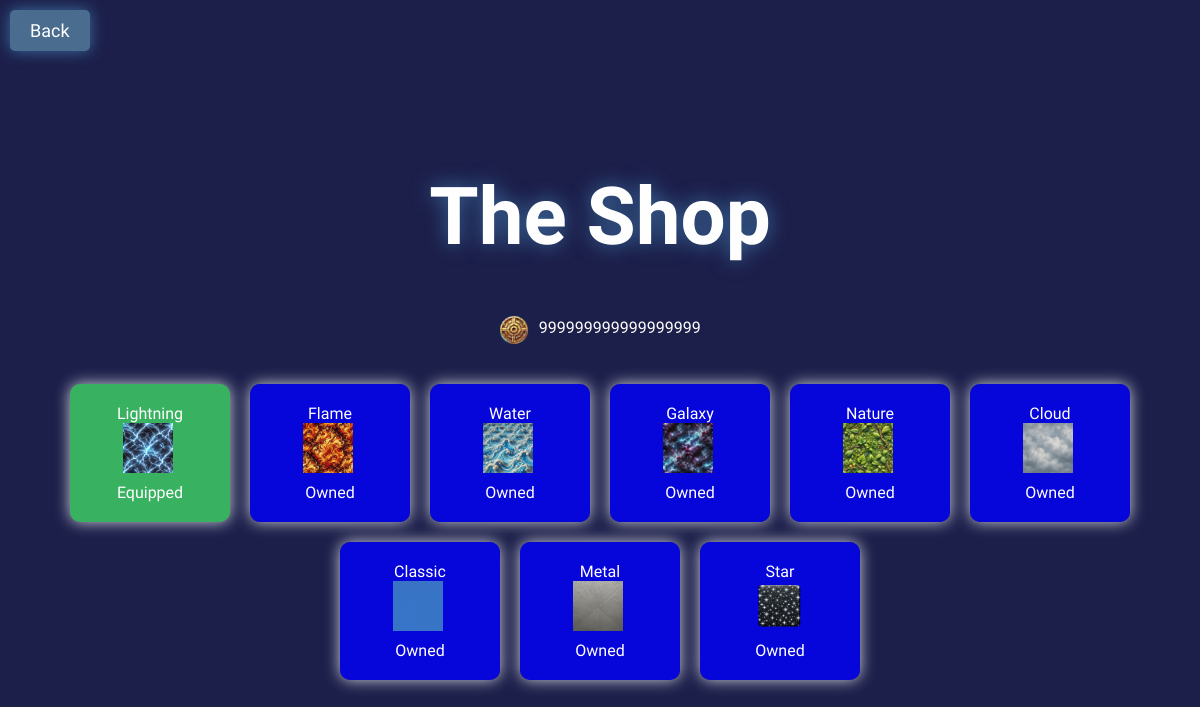
Screenshot of /sledgepong/shop/ (signed in) with the database file from the repository.
### Sledgepong/models.py (models this page shows, shortened)
class Texture(models.Model):
    name = models.CharField(max_length=100)
    texture_img = models.ImageField(upload_to="Sledgepong/images/")

### Sledgepong/views.py (the view)
# urls.py: path("shop/", shop_view, name="shop"),
def shop_view(request):
    textures = Texture.objects.all()
    user = request.user
    coins = user.coins
    player = user.sldgpng_player.first()
    current_texture = player.curtexture
    collected_textures = player.collection.exclude(id=current_texture.id)
    non_collected_textures = textures.exclude(id__in=player.collection.values_list('id', flat=True))
    return render(request, 'Sledgepong/shop.html', context={
        'textures': textures,
        'coins': coins,
        'collected_textures': collected_textures,
        'non_collected_textures': non_collected_textures,
        'current_texture': current_texture,
    })################################################################################################################ <-- this is a divider

### Sledgepong/templates/Sledgepong/shop.html (shortened to what this page needs)
{% load static %}
<!DOCTYPE html>
<html lang="en">
<head>
    <link rel="stylesheet" href="{% static 'Sledgepong/css/shop.css' %}">
</head>
<body>
    <div class="lobby">
        <h1 class="main-title">The Shop</h1>
        <div class="currency">
            <img src="{% static 'Sledgepong/Images/coinimage.png' %}" alt="Coin Icon" class="coin-icon">
            <span id="coinCount">{{ coins }}</span>
        </div>
        <div class="item-container">
            <div class="current_item" id="item-{{ current_texture.id }}" data-texture-id="{{ current_texture.id }}">
                <div>{{ current_texture.name }}</div>
                <img src="{{ current_texture.texture_img.url }}" alt="Texture Icon" class="item-icon">
                <div class="item-price">Equipped</div>
            </div>
            {% for texture in collected_textures %}
                <div class="collected_items" id="item-{{ texture.id }}" data-texture-id="{{ texture.id }}">
                    <div>{{ texture.name }}</div>
                    <img src="{{ texture.texture_img.url }}" alt="Texture Icon" class="item-icon">
                    <div class="item-price">Owned</div>
                </div>
            {% endfor %}
        </div>
        <button class="nav-button" id="backButton">Back</button>
    </div>
</body>
</html>

### static/Sledgepong/css/shop.css (style rules this page uses)
body { background-color: #1c1f4a; display: flex; justify-content: center; align-items: center; height: 100vh; font-family: 'Arial', sans-serif; }
button { background-color: #4a6c8f; color: white; border: none; padding: 15px 30px; font-size: 18px; cursor: pointer; border-radius: 10px; box-shadow: 0 0 15px rgba(70, 130, 180, 0.8); transition: 0.3s; }
.lobby { display: flex; flex-direction: column; align-items: center; gap: 20px; }
.main-title { font-family: "Jersey 15", sans-serif; font-size: 80px; color: #fefefe; text-shadow: 0 0 20px rgba(70, 130, 180, 0.8); margin-bottom: 30px; transition: color 0.3s; }
#backButton { font-family: "Jersey 15", sans-serif; position: absolute; top: 0; left: 0; margin: 10px; }
.item-container { display: flex; justify-content: center; flex-wrap: wrap; gap: 20px; margin: 20px 0; }
.item-price { font-family: "Jersey 15", sans-serif; margin-top: 10px; font-size: 16px; }
.coin-icon { width: 30px; height: auto; vertical-align: middle; margin-right: 5px; }
#coinCount { font-family: "Jersey 15", sans-serif; font-size: 16px; color: #fefefe; margin-top: 10px; }
.item-icon { width: 50px; height: auto; vertical-align: middle; margin-right: 5px; }
button { transition: all 0.3s ease; margin: 5px; padding: 10px 20px; border: none; border-radius: 5px; cursor: pointer; }
.current_item { font-family: "Jersey 15", sans-serif; background-color: #38b261; color: white; border-radius: 10px; padding: 20px; width: 120px; text-align: center; box-shadow: 0 0 15px rgba(255, 255, 255, 0.8); transition: transform 0.3s; }
.collected_items { font-family: "Jersey 15", sans-serif; background-color: rgba(0, 0, 255, 0.8); color: white; border-radius: 10px; padding: 20px; width: 120px; text-align: center; box-shadow: 0 0 15px rgba(255, 255, 255, 0.8); transition: transform 0.3s; }

### rows the page displays
Texture: name "Lightning", texture_img (picture)
Texture: name "Flame", texture_img (picture)
Texture: name "Water", texture_img (picture)
Texture: name "Galaxy", texture_img (picture)
Texture: name "Nature", texture_img (picture)
Texture: name "Cloud", texture_img (picture)
Texture: name "Classic", texture_img (picture)
Texture: name "Metal", texture_img (picture)
Texture: name "Star", texture_img (picture)

### other values shown
{{ coins }} "999999999999999999"
